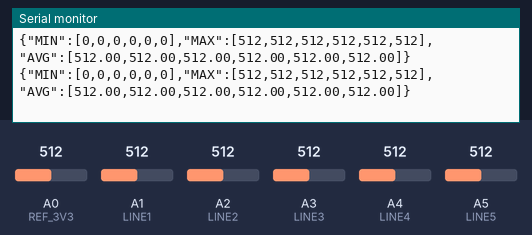
A sketch run on a simulated Arduino Uno, built with avr-gcc and run on an emulated ATmega328P. Shown: the last lines printed to the serial monitor. The inputs (shaded band) are chosen by the test bench; at power-on: A4 (LINE4) = 512, A0 (REF_3V3) = 512, A1 (LINE1) = 512, A2 (LINE2) = 512, A3 (LINE3) = 512, A5 (LINE5) = 512.

Above: at 8.7 s.
8.8 s: A4 (LINE4) set to 109
At 8.94 s:
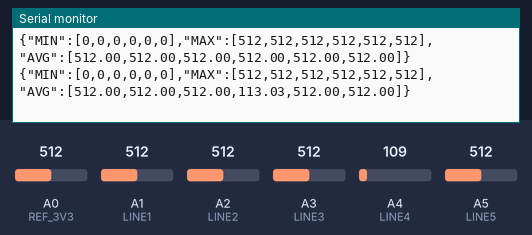
10.3 s: A4 (LINE4) set to 99
At 10.33 s:
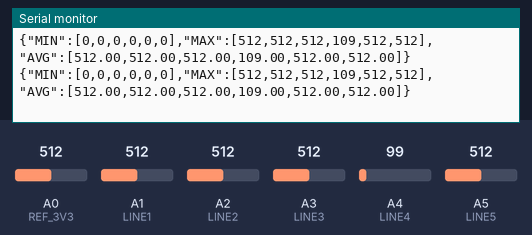

Measured:
- after the input at 8.8 s, the serial monitor: prints a new line after 0.07 s (image 1)

The sketch:

VoltageGraph.ino
```cpp
int REF_3V3 = A0;
int LINE1 = A1;
int LINE2 = A2;
int LINE3 = A3;
int LINE4 = A4;
int LINE5 = A5;

const int numberOfReadings = 100;

int LINE1_Readings[numberOfReadings];
int LINE2_Readings[numberOfReadings];
int LINE3_Readings[numberOfReadings];
int LINE4_Readings[numberOfReadings];
int LINE5_Readings[numberOfReadings];
int REF_Readings[numberOfReadings];

double LINE1_avg;
double LINE2_avg;
double LINE3_avg;
double LINE4_avg;
double LINE5_avg;
double REF_avg;

int LINE1_max;
int LINE2_max;
int LINE3_max;
int LINE4_max;
int LINE5_max;
int REF_max;

int LINE1_min;
int LINE2_min;
int LINE3_min;
int LINE4_min;
int LINE5_min;
int REF_min;

void setup() {
  Serial.begin(115200);
  Serial.println("Starting");
}

void loop() {
  for (int K = 0; K < numberOfReadings; K++) {
    ReadPins(K);
  }
  GetAVG();
  GetMinMax();
  Serial.print("{\"MIN\":["+(String)LINE1_min + "," + (String)LINE2_min + "," + (String)LINE3_min + "," + (String)LINE4_min + "," + (String)LINE5_min + "," + (String)REF_min + "]");
  Serial.print(",\"MAX\":["+(String)LINE1_max + "," + (String)LINE2_max + "," + (String)LINE3_max + "," + (String)LINE4_max + "," + (String)LINE5_max + "," + (String)REF_max + "]");
  Serial.println(",\"AVG\":["+(String)LINE1_avg + "," + (String)LINE2_avg + "," + (String)LINE3_avg + "," + (String)LINE4_avg + "," + (String)LINE5_avg + "," + (String)REF_avg + "]}");
}


void ReadPins(int index) {
  LINE1_Readings[index] = analogRead(LINE1);
  LINE2_Readings[index] = analogRead(LINE2);
  LINE3_Readings[index] = analogRead(LINE3);
  LINE4_Readings[index] = analogRead(LINE4);
  LINE5_Readings[index] = analogRead(LINE5);
  REF_Readings[index] = analogRead(REF_3V3);
}

void GetAVG() {
  LINE1_avg = 0;
  LINE2_avg = 0;
  LINE3_avg = 0;
  LINE4_avg = 0;
  LINE5_avg = 0;
  REF_avg = 0;

  for (int K = 0; K < numberOfReadings; K++) {
    LINE1_avg += LINE1_Readings[K];
    LINE2_avg += LINE2_Readings[K];
    LINE3_avg += LINE3_Readings[K];
    LINE4_avg += LINE4_Readings[K];
    LINE5_avg += LINE5_Readings[K];
    REF_avg += REF_Readings[K];
  }

  LINE1_avg = LINE1_avg / numberOfReadings;
  LINE2_avg = LINE2_avg / numberOfReadings;
  LINE3_avg = LINE3_avg / numberOfReadings;
  LINE4_avg = LINE4_avg / numberOfReadings;
  LINE5_avg = LINE5_avg / numberOfReadings;
  REF_avg = REF_avg / numberOfReadings;

}

void GetMinMax() {
  LINE1_max = 0;
  LINE2_max = 0;
  LINE3_max = 0;
  LINE4_max = 0;
  LINE5_max = 0;
  REF_max = 0;

  LINE1_min = 0;
  LINE2_min = 0;
  LINE3_min = 0;
  LINE4_min = 0;
  LINE5_min = 0;
  REF_min = 0;

  for (int K = 0; K < numberOfReadings; K++) {
    if (LINE1_Readings[K] > LINE1_max) LINE1_max = LINE1_Readings[K];
    if (LINE2_Readings[K] > LINE2_max) LINE2_max = LINE2_Readings[K];
    if (LINE3_Readings[K] > LINE3_max) LINE3_max = LINE3_Readings[K];
    if (LINE4_Readings[K] > LINE4_max) LINE4_max = LINE4_Readings[K];
    if (LINE5_Readings[K] > LINE5_max) LINE5_max = LINE5_Readings[K];
    if (REF_Readings[K] > REF_max) REF_max = REF_Readings[K];

    if (LINE1_Readings[K] < LINE1_min) LINE1_min = LINE1_Readings[K];
    if (LINE2_Readings[K] < LINE2_min) LINE2_min = LINE2_Readings[K];
    if (LINE3_Readings[K] < LINE3_min) LINE3_min = LINE3_Readings[K];
    if (LINE4_Readings[K] < LINE4_min) LINE4_min = LINE4_Readings[K];
    if (LINE5_Readings[K] < LINE5_min) LINE5_min = LINE5_Readings[K];
    if (REF_Readings[K] < REF_min) REF_min = REF_Readings[K];
  }

}
```
